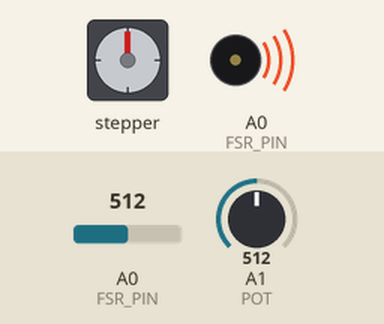
This sketch was run on a simulated Arduino Uno, built with avr-gcc and run on an emulated ATmega328P. On the bench: stepper motor, buzzer (waves = sounding). The inputs (shaded band) are chosen by the test bench; at power-on: A0 (FSR_PIN) = 512, A1 (POT) = 512. Stepper angles assume 200 steps per turn.

Above: at 1.2 s.
1.3 s: A0 (FSR_PIN) set to 62
2.8 s: A0 (FSR_PIN) set to 56
At 3.36 s:
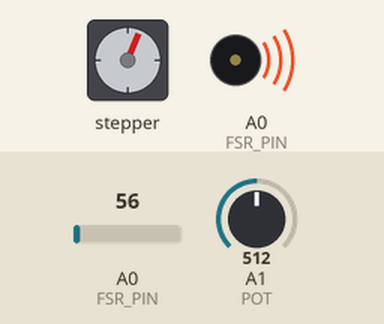
At 3.96 s:
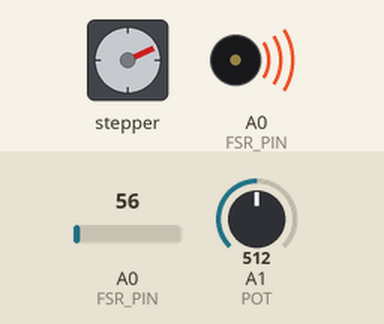
5.8 s: A1 (POT) set to 716
At 6.07 s:
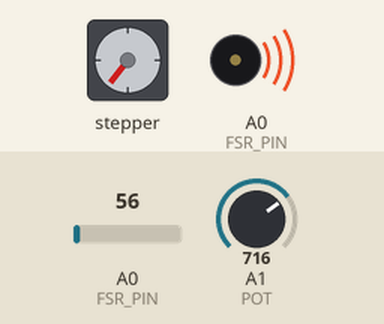
11.8 s: A1 (POT) set to 590
14.8 s: A0 (FSR_PIN) set to 20
17.8 s: A1 (POT) set to 306
At 20.4 s:
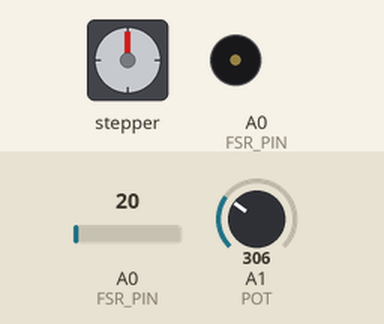
Timing chart, 0 to 21.8 s (numbered marks = the images above; inputs shaded):
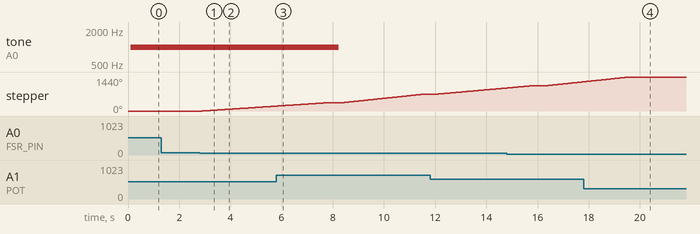

The sketch:

regulate.ino
```cpp
/**
 * AUTHOR: Ryan Nicholas
 * DATE: April 3, 2020
 * DESCRIPTION: The purpose of this code is to have the arduino communicate with the
 *              RC SERVER in order to regulate pumps for the ventilator.
 *              If something is wrong, the ventilator should activate an emergency noise
 */

//#include <Servo.h>
#include "Arduino.h"
#include <Stepper.h>

const int POT = A1; // Add the POTENTIOMETER to Port ANALOG 1 (A1)
bool isOn; // check if the ventilator should be on and pumping
const int FSR_PIN = A0; // PRESSURE SENSOR in Port ANALOG 0 (A0)
const float VCC = 4.98; // Measure VOLTS of Arduino 5V line
const float R_DIV = 3230.0; // Average RESISTANCE of Arduino (3.3k resistor)

const int buzzer = 14; // BUZZER on Port 14
//
//Servo servoMotor; // Add the SERVO MOTOR that will pump the ventilator
const int stepsPerRevolution = 200; // Might be 360 steps but claims 200 on website
Stepper stepMotor(stepsPerRevolution, 10, 11, 12, 13); // Initialize STEPPER motor on Ports 10, 11, 12, 13

// THESE VALUES WILL NEED TO BE TUNED -> by tuning them, this will regulate the pump
float kP = 0.08; // Currently estimated to start approximately at 25 pumps per minute
float kI = 0.0;
float kD = 0.08;

double errorPump = 0.0;
double preErrorPump = 0.0;
double derivativePump = 0.0;
double totalError = 0.0;

const float desiredForce = 20; // Desired force is 20 cmH2O
bool problem = false;

/**
 * Set up function
 * Used to run this before anything starts up
 */
void setup() {
  // put your setup code here, to run once:
  Serial.begin(9600);
  pinMode(POT, INPUT);
  pinMode(FSR_PIN, INPUT);
//  servoMotor.attach(9); // attach to port 9
  stepMotor.setSpeed(25); // Set at 25 rpm
  isOn = false;
  pinMode(buzzer, OUTPUT);
}

/**
 * pump with the stepper - set the rpm to set the rotations per minute
 * @arg rpm rotation per minute
 * @return returns false if there are no problems
 */
bool pumpWithStepper(int rpm) {
  // Use for loop and move both 1 at a time to move at "same time"

  float force = getForce();

  if (force > 30 || force <= 0) {
    return true;
  }

  errorPump = desiredForce - force;
  totalError += errorPump;
  derivativePump = errorPump - preErrorPump;
  preErrorPump = errorPump;

  float rpmChange = (errorPump * kP) + (totalError * kI) + (derivativePump * kD);

  int newRPM = rpm + rpmChange;
  // Check RPM is within range of 10 to 30 RPM
  if (newRPM > 30) {
    newRPM = 30;
  }
  if (newRPM < 10) {
    newRPM = 10;
  }

  stepMotor.setSpeed(newRPM);
  stepMotor.step(stepsPerRevolution); // Rotate clockwise 1 rotation
  delay(300);

  return false;
  // stepMotor.step(-stepsPerRevolution); // rotate counterclockwise 1 rotation
}
//
///**
// * Pump the ventilator with servo
// * @arg tDelay this is the time delay in seconds per pump
// */
//void pump(double tDelay) {
//
//  // NOTE: tDelay should be on average 6 seconds in order to do 25 pumps per minute
//
//  tDelay = ((tDelay * 1000) - 200) / 360.0; // Calculate time delay in milliseconds
//
//  // Loop though the angle that the servo motor is -> steps by 5 degrees each time
//  for (int i = 0; i < 180; i++) {
//    // Rotate servo motor 180 degrees
//    servoMotor.write(i);
//    delay(tDelay);
//  }
//
//  delay(100);
//  // Loop through the angle of servo motor -> go back
//  for (int i = 180; i > 0; i--) {
//    servoMotor.write(i);
//    delay(tDelay);
//  }
//  delay(100);
//}

/**
 * Get the force of the sensor
 * @return return the pressure, if no pressure is detected, return -1
 */
float getForce() {
  int fsrADC = analogRead(FSR_PIN);

  if (fsrADC != 0) {
    // Use ADC reading to calculate voltage:
    float fsrV = fsrADC * VCC / 1023.0;
    // Use voltage and static resistor value to
    // calculate FSR resistance:
    float fsrR = R_DIV * (VCC / fsrV - 1.0);
    // Guesstimate force based on slopes in figure 3 of
    // FSR datasheet:
    float force;
    float fsrG = 1.0 / fsrR; // Calculate conductance
    // Break parabolic curve down into two linear slopes:
    if (fsrR <= 600)
      force = (fsrG - 0.00075) / 0.00000032639;
    else
      force =  fsrG / 0.000000642857;
    delay(100);
    return force; // Force in cmH2O
  }
  else {
    // If no force is detected
    delay(100);
    return -1.0;
  }
}

///**
// * Pump the ventilator code
// * @arg desiredValue desired force value in cmH20
// */
//void pumpVentilator(float desiredValue) {
//  // Pump the ventilator code here
//  float force = getForce();
//
//  if (force != -1)
//  {
//    errorPump = desiredValue - force;
//    totalError += errorPump;
//    derivativePump = errorPump - preErrorPump;
//
//    // type cast the pumps per seconds
//    double pumpsPerSecond = (double)((kP * errorPump) + (totalError * kI) + (derivativePump * kD));
//    preErrorPump = errorPump;
//    // Ensure it is not over 30 pumps per minute
//    if (pumpsPerSecond > .5) {
//      pumpsPerSecond = .5;
//    }
//
//    // Ensure it is not less than 10 pumps per minute
//    if (pumpsPerSecond < .17) {
//      pumpsPerSecond = .17;
//    }
//
//    double secsPerPump = (1.0 / pumpsPerSecond);
//
//    pump(secsPerPump);
//  }
//  delay(100);
//}


/**
 * Loop continuously
 */
void loop() {
  // put your main code here, to run repeatedly:
  int potOn = analogRead(POT);

  float pumpsPerMin = potOn * (30.0 / 1028.0); // Average speed of pumping

  // Turn the ventilator pump on
  if (pumpsPerMin >= 10) {
    isOn = true; // Change if the ventilator is on or off

  }
  else {
    isOn = false;
  }

  // Pump the ventilator
  if (isOn) {
    // Attempt to pump venitilator so the pressure sensor reads approximately a pressure of 20 cmH20
    // pumpVentilator(pumpsPerMin);
    problem = pumpWithStepper((int)pumpsPerMin);
  }
  else {
    // Reset PID values
    errorPump = 0.0;
    totalError = 0.0;
    derivativePump = 0.0;
    preErrorPump = 0.0;
  }

  // Check if there is a problem
  if (problem) {
    tone(buzzer, 1000); // Send 1 KHZ sound signal
  }
  else {
    noTone(buzzer); // Stop the sound
  }

  delay(100); // delay to not hog the CPU
}
```

Measured:
- the behaviour switches between 60 and 59 on A0 (FSR_PIN) (found by bisection; images 0 and 1)
- after the input at 1.3 s, every drawn part: stays the same
- after the input at 2.8 s, stepper: keeps turning clockwise at about 72°/s, starting after 0.11 s
- after the input at 17.8 s, stepper: goes on until 19.6 s, then stays 1440°
